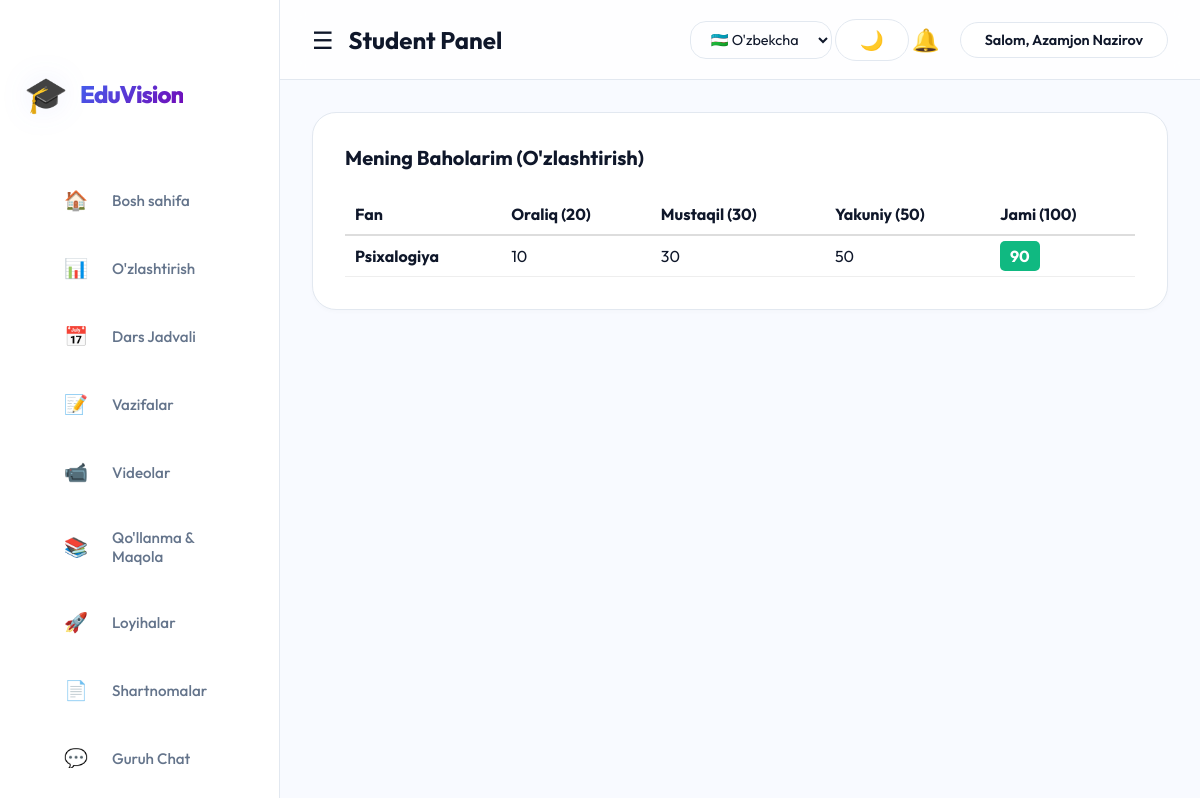
The app's page /user/grades.php (signed in) with its own data.
### tables this page shows
CREATE TABLE `grades` (
  `id` int(11) NOT NULL,
  `student_id` int(11) DEFAULT NULL,
  `subject_id` int(11) DEFAULT NULL,
  `oraliq` int(11) DEFAULT '0',
  `mustaqil` int(11) DEFAULT '0',
  `yakuniy` int(11) DEFAULT '0',
  `created_at` timestamp NULL DEFAULT CURRENT_TIMESTAMP
);

CREATE TABLE `subjects` (
  `id` int(11) NOT NULL,
  `name` varchar(100) NOT NULL
);

### user/grades.php (the view, shortened to what this page needs)
<?php
require '../config/db.php';
$user_id = $_SESSION['user_id'];
$sql = "
    SELECT s.name as subject, g.oraliq, g.mustaqil, g.yakuniy,
           (IFNULL(g.oraliq,0) + IFNULL(g.mustaqil,0) + IFNULL(g.yakuniy,0)) as total,
           g.created_at
    FROM grades g
    JOIN subjects s ON g.subject_id = s.id
    WHERE g.student_id = ?
    ORDER BY g.created_at DESC
";
$stmt = $pdo->prepare($sql);
$stmt->execute([$user_id]);
$grades = $stmt->fetchAll();
?>
<!DOCTYPE html>
<html lang="uz">
<head>
    <link rel="stylesheet" href="../assets/css/style.css">
</head>
<body>
    <?php include 'sidebar.php'; ?>
    <div class="main-content">
        <div class="card">
            <h3>Mening Baholarim (O'zlashtirish)</h3>
            <?php if (empty($grades)): ?>
                <p>Hozircha baholar yo'q.</p>
            <?php else: ?>
                <div style="overflow-x: auto;">
                    <table style="width: 100%; border-collapse: collapse;">
                        <thead>
                            <tr style="text-align: left; border-bottom: 2px solid #ddd;">
                                <th style="padding: 10px;">Fan</th>
                                <th style="padding: 10px;">Oraliq (20)</th>
                                <th style="padding: 10px;">Mustaqil (30)</th>
                                <th style="padding: 10px;">Yakuniy (50)</th>
                                <th style="padding: 10px;">Jami (100)</th>
                            </tr>
                        </thead>
                        <tbody>
                            <?php foreach ($grades as $grade): ?>
                                <tr style="border-bottom: 1px solid #eee;">
                                    <td style="padding: 10px; font-weight: bold;"><?= htmlspecialchars($grade['subject']) ?></td>
                                    <td style="padding: 10px;"><?= $grade['oraliq'] ?></td>
                                    <td style="padding: 10px;"><?= $grade['mustaqil'] ?></td>
                                    <td style="padding: 10px;"><?= $grade['yakuniy'] ?></td>
                                    <td style="padding: 10px;">
                                        <span style="padding: 5px 10px; border-radius: 5px; background: <?= $grade['total']>=60 ? 'var(--success)' : 'var(--danger)' ?>; color: white; font-weight: bold;">
                                            <?= $grade['total'] ?>
                                        </span>
                                    </td>
                                </tr>
                            <?php endforeach; ?>
                        </tbody>
                    </table>
                </div>
            <?php endif; ?>
        </div>
    </div>
</body>
</html>

### assets/css/style.css (style rules this page uses)
:root { --primary-color: #4361ee; --primary-hover: #3a56d4; --primary-soft: rgba(67, 97, 238, 0.1); --secondary-color: #f8faff; --sidebar-bg: #ffffff; --sidebar-text: #64748b; --sidebar-active: #4361ee; --sidebar-active-bg: rgba(67, 97, 238, 0.08); --text-dark: #0f172a; --text-light: #64748b; --danger: #ef4444; --success: #10b981; --warning: #f59e0b; --white: #ffffff; --border-color: #e2e8f0; --bg-card: #ffffff; --glass-bg: rgba(255, 255, 255, 0.7); --glass-border: rgba(255, 255, 255, 0.3); --shadow-sm: 0 2px 4px rgba(0, 0, 0, 0.02); --shadow-md: 0 10px 15px -3px rgba(0, 0, 0, 0.05); --shadow-lg: 0 20px 25px -5px rgba(0, 0, 0, 0.08); --shadow-premium: 0 20px 40px -10px rgba(67, 97, 238, 0.2); --radius-md: 16px; --radius-lg: 24px; --sidebar-width: 280px; --header-height: 80px; }
* { margin: 0; padding: 0; box-sizing: border-box; font-family: 'Outfit', sans-serif; }
body { background-color: var(--secondary-color); color: var(--text-dark); display: flex; min-height: 100vh; font-size: 16px; }
.main-content { margin-left: var(--sidebar-width); width: calc(100% - var(--sidebar-width)); padding: 2rem; margin-top: var(--header-height); }
.card { background: white; padding: 2rem; border-radius: var(--radius-lg); box-shadow: var(--shadow-sm); margin-bottom: 2rem; border: 1px solid #e2e8f0; transition: all 0.3s ease; }
.card h3 { margin-bottom: 1.5rem; font-weight: 700; color: var(--text-dark); font-size: 1.25rem; display: flex; align-items: center; justify-content: space-between; }

### records on screen
grades: subject.name "Psixalogiya", oraliq "10", mustaqil "30", yakuniy "50", total "90"

### other values on screen
$lang['system_title'] "EduVision"
$lang['home'] "Bosh sahifa"
$lang['tasks'] "Vazifalar"
$lang['videos'] "Videolar"
$lang['manuals'] "Qo'llanma & Maqola"
$lang['projects'] "Loyihalar"
$lang['contracts'] "Shartnomalar"
$lang['chat'] "Guruh Chat"
$lang['student_panel'] "Student Panel"
$lang['welcome'] "Salom"
$_SESSION['name'] "Azamjon Nazirov"
